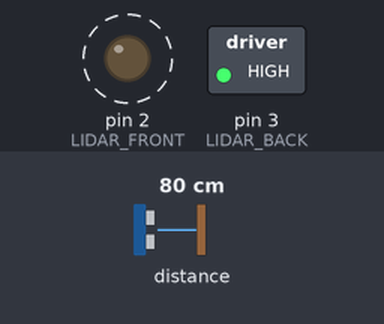
A sketch run on a simulated Arduino Uno, built with avr-gcc and run on an emulated ATmega328P. Parts: switched loads named in the sketch (green lamp = pin HIGH), output pins drawn as LEDs (lit = HIGH). Wiring (inferred from the names in the program): LIDAR-Lite range finder at I2C address 0x62. Dashed ring = blinking. The test bench sets the inputs (shaded band); at power-on: distance to the obstacle 80 cm. What the sketch prints to the serial monitor is not drawn.

Above: at 0.5 s.
Timing chart, 0 to 3.0 s (numbered marks = the images above):
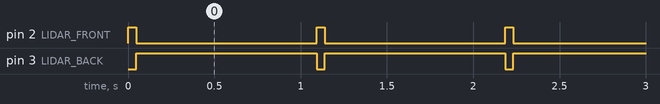

The sketch:

I2C-LidarLite.ino
```cpp
/*
/* Short example based on the Servo library example "Sweep" example and the Pulsed Light 3D examples.
/* The servo motor* is attached to pin 5 and rotates from 0-180 degrees continuously by 1 degree increments.
/* The LIDAR lite is attached to VCC (+5 V DC), GND, SDA and SCL.
/*
/* This examples uses the Wire library.
/*
/* Hardware used:
/* BotBoarduino: http://www.robotshop.com/en/lynxmotion-botboarduino-robot-controller.html?product-code=RB-Lyn-363
/* LIDAR-Lite Laser Rangefinder: http://www.robotshop.com/en/lidar-lite-laser-rangefinder-pulsedlight.html?product-code=RB-Pli-01
/* HS-645MG servo motor: http://www.robotshop.com/en/hitec-hs645mg-servo-motor.html?product-code=RB-Hit-29
/* (alternative) HS-422 servo motor: http://www.robotshop.com/en/hitec-hs422-servo-motor.html?product-code=RB-Hit-27
/* Bracket to hold the LIDAR: http://www.robotshop.com/en/aluminum-l-connector-bracket-asb-06.html?product-code=RB-Lyn-83
/* or this one: http://www.robotshop.com/en/lynxmotion-multi-purpose-sensor-housing.html?product-code=RB-Lyn-75
/* Bracket to hold the servo motor: http://www.robotshop.com/en/lynxmotion-aluminum-multi-purpose-servo.html?product-code=RB-Lyn-81
/*
/* *: Please note that while we used a HS-645MG in our example, the HS-422 and almost any other standard RC servo motor could perform this task.
*/

#include <Wire.h>

#define    LIDARLite_ADDRESS   0x62          // Default I2C Address of LIDAR-Lite.
#define    RegisterMeasure     0x00          // Register to write to initiate ranging.
#define    MeasureValue        0x04          // Value to initiate ranging.
#define    RegisterHighLowB    0x8f          // Register to get both High and Low bytes in 1 call.

#define LIDAR_FRONT 2
#define LIDAR_BACK 3

#include <Servo.h>

Servo myservo;

int pos = 0;         // Position of the servo (degress, [0, 180])
int distance = 0;    // Distance measured

void setup()
{
  // Serial output
  Serial.begin(9600);
  Serial.println("< START >");

  // LIDAR control
  Wire.begin(); // join i2c bus

  pinMode(2, OUTPUT);
  pinMode(3, OUTPUT);

  digitalWrite(2, LOW);
  digitalWrite(3, LOW);
}

// Get a measurement from the LIDAR Lite
int lidarGetRange(void)
{
  int val = -1;

  Wire.beginTransmission((int)LIDARLite_ADDRESS); // transmit to LIDAR-Lite
  Wire.write((int)RegisterMeasure); // sets register pointer to  (0x00)
  Wire.write((int)MeasureValue); // sets register pointer to  (0x00)
  Wire.endTransmission(); // stop transmitting

  delay(20); // Wait 20ms for transmit

  Wire.beginTransmission((int)LIDARLite_ADDRESS); // transmit to LIDAR-Lite
  Wire.write((int)RegisterHighLowB); // sets register pointer to (0x8f)
  Wire.endTransmission(); // stop transmitting

  delay(20); // Wait 20ms for transmit

  Wire.requestFrom((int)LIDARLite_ADDRESS, 2); // request 2 bytes from LIDAR-Lite

  if(2 <= Wire.available()) // if two bytes were received
  {
    val = Wire.read(); // receive high byte (overwrites previous reading)
    val = val << 8; // shift high byte to be high 8 bits
    val |= Wire.read(); // receive low byte as lower 8 bits
  }

  return val;
}

void serialPrintRange(int distance)
{
    Serial.print("Distance (cm): ");
    Serial.println(distance);
}

int getLidarDistance(int sensor){
  digitalWrite(LIDAR_FRONT, LOW);
  digitalWrite(LIDAR_BACK, LOW);

  digitalWrite(sensor, HIGH);
  delay(5); // delay for turning on sensor

  return lidarGetRange();
}

void loop()
{
  Serial.print("Sensor 1:");
  serialPrintRange(getLidarDistance(LIDAR_FRONT));

  Serial.print("Sensor 2:");
  serialPrintRange(getLidarDistance(LIDAR_BACK));

  delay(1000);
}
```

Measured:
- by itself, pin 2 (LIDAR_FRONT): alternates HIGH for 0.05 s and LOW for 1.0 s
- by itself, pin 3 (LIDAR_BACK): alternates HIGH for 1.0 s and LOW for 0.05 s
